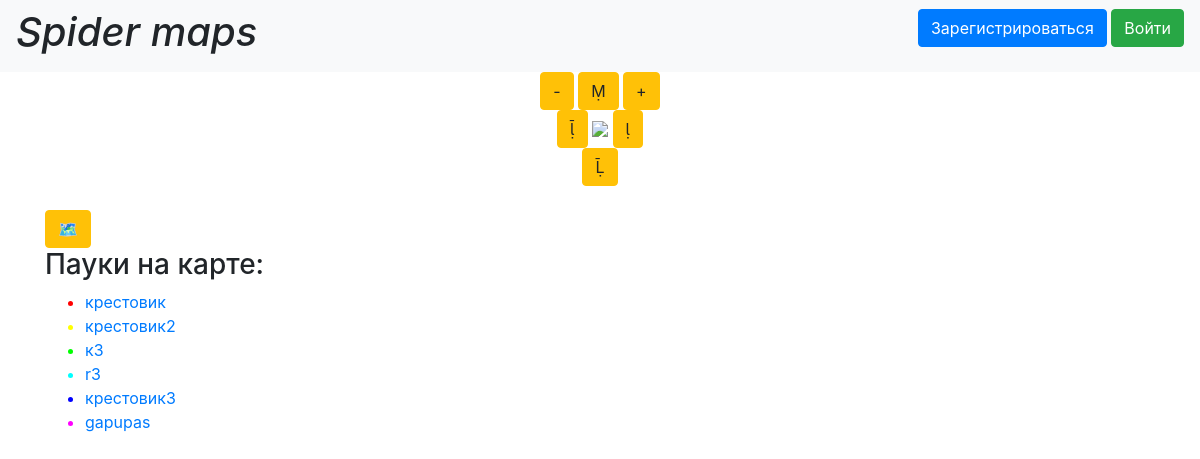
Before: / with the older database file.
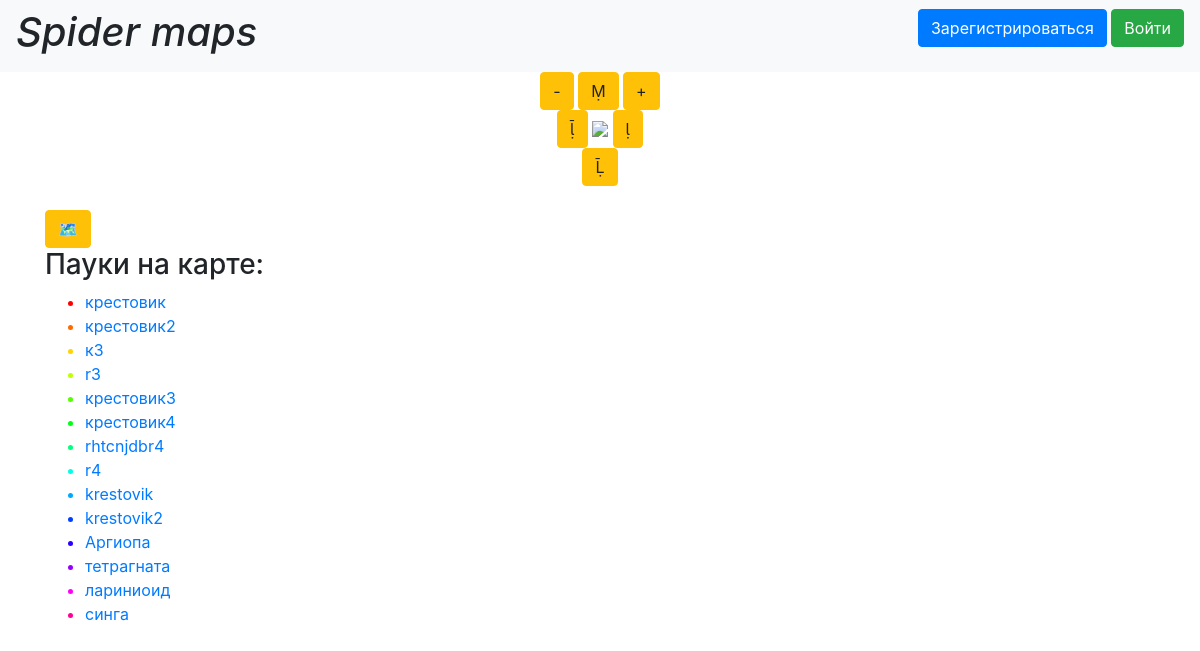
After: the same page with the newer database file.
### data/Spiders.py (models this page shows, shortened)
class Spiders(SqlAlchemyBase):
    __tablename__ = 'spiders'
    id = sqlalchemy.Column(sqlalchemy.Integer,
                           primary_key=True, autoincrement=True)
    name = sqlalchemy.Column(sqlalchemy.String, nullable=True)
    points = sqlalchemy.Column(sqlalchemy.String, nullable=True)
    points_unchecked = sqlalchemy.Column(sqlalchemy.String, nullable=True)

### main.py (the view, shortened to what this page needs)
@app.route('/', methods=['POST', 'GET'])
def main():
    global x, y, delta, view_type, spider_index, spider_list_str, points_check
    points_check = False
    area_color = color_list2[spider_index] + 'ff'
    area_color2 = color_list2[spider_index] + '88'
    w_line = 2
    point_color = 'rd'
    for key in point_colors:
        pc = color_list[spider_index]
        if str(pc) in list(key.split('|')):
            point_color = point_colors[key]
    db_session.global_init('db/Spiders.db')
    db_sess2 = db_session.create_session()
    current_spider = db_sess2.query(Spiders).filter(Spiders.id == spider_index + 1).first()
    current_spider_points = []
    if current_spider:
        if current_spider.points_unchecked:
            current_spider_points = [list(map(float, el2.split('/'))) for el2 in
                                     current_spider.points_unchecked.split('|')]
    if current_spider_points is None:
        current_spider_points = []
    w_line = 2
    s = ''
    if current_spider_points:
        s = f'pm{point_color}s'
    print(spider_list_str[spider_index])
    if spider_list_str[spider_index] != '0.0,0.0':
        map_params = {
            "ll": ",".join([str(x), str(y)]),
            "spn": ",".join([str(delta), str(delta)]),
            "size": "450,450",
            "l": view_type,
            "pl": f"c:{area_color},f:{area_color2},w:{w_line},{spider_list_str[int(spider_index)]}",
            'pt': '~'.join(
                map(lambda x: ','.join(map(str, x)), [[*el, s] for el in current_spider_points]))
        }
        img = f'http://static-maps.yandex.ru/1.x/?ll={map_params["ll"]}&spn={map_params["spn"]}&size={map_params["size"]}&l={map_params["l"]}&pl={map_params["pl"]}&pt={map_params["pt"]}'
    map_api_server = "http://static-maps.yandex.ru/1.x/"
    return render_template("main.html", image=img, spider_list=[el.name for el in spiders], colors=color_list2)

### data/db_session.py (called while the page is built, shortened)
def global_init(db_file):
    global __factory
    if __factory:
        return

def create_session() -> Session:
    global __factory
    return __factory()

### templates/main.html (shortened to what this page needs)
{% extends "base.html" %}
{% block content %}
<main role="main" class="container">
    <div align="center">
        <a href="/delta_minus" class="btn btn-warning">-</a>
        <a href="/ll_up" class="btn btn-warning"></a>
        <a href="/delta_plus" class="btn btn-warning">+</a>
    </div>
    <div align="center">
        <a href="/ll_left" class="btn btn-warning"></a>
        <img src={{image}}>
        <a href="/ll_right" class="btn btn-warning"></a>
    </div>
    <div align="center">
        <a href="/ll_down" class="btn btn-warning"></a>
    </div>
    <br>
    <div>
        <a href="/change_type" class="btn btn-warning">🗺</a>
    </div>
    <div>
        <h3>
            Пауки на карте:
        </h3>
        <ul>
            {% for item in spider_list %}
            <font color="{{ colors[loop.index - 1] }}">
                <li>
                    <a href="/change_spider/{{ loop.index }}">{{ item }}</a>
                </li>
            </font>
            {% endfor %}
        </ul>
    </div>
</main>
{% endblock %}

Changed rows visible on the page:
removed Spiders: name "gapupas"
added Spiders: name "крестовик4"
added Spiders: name "rhtcnjdbr4"
added Spiders: name "r4"
added Spiders: name "krestovik"
added Spiders: name "krestovik2"
added Spiders: name "Аргиопа"
added Spiders: name "тетрагната"
added Spiders: name "лариниоид"
added Spiders: name "синга"
